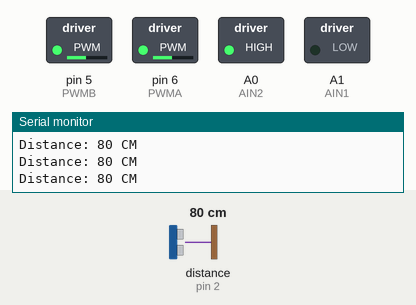
A sketch run on a simulated Arduino Uno, built with avr-gcc and run on an emulated ATmega328P. On the bench: switched loads named in the sketch (green lamp = pin HIGH), the last lines printed to the serial monitor. Wiring (inferred from the names in the program): ultrasonic range finder: trigger pin 3; echo pin 2. Dashed ring = blinking. Inputs (shaded band) come from the test bench; at power-on: distance to the obstacle (sensor on pin 2) 80 cm. The echo pulse lasts 58.3 µs per cm; pins used as bus, display or sensor lines are not drawn.

Above: at 1.2 s.
1.3 s: distance to the obstacle (sensor on pin 2) set to 2 cm
At 2.6 s:
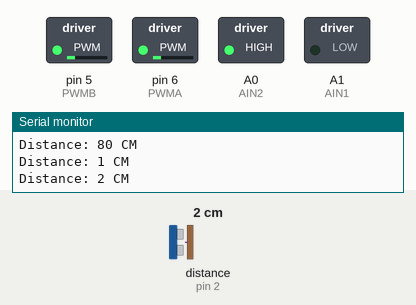
4.3 s: distance to the obstacle (sensor on pin 2) set to 35 cm
At 5.5 s:
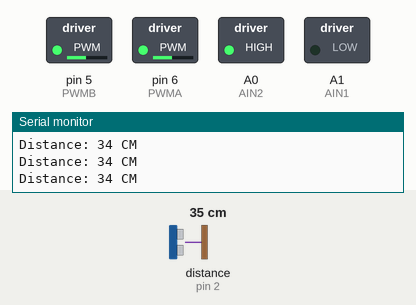
6.0 s: distance to the obstacle (sensor on pin 2) set to 4 cm
At 6.4 s:
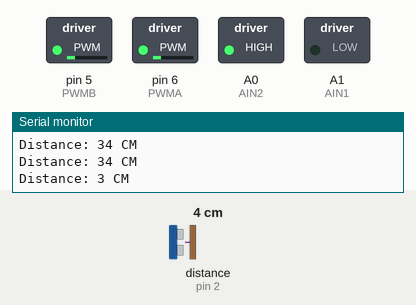
9.0 s: distance to the obstacle (sensor on pin 2) set to 60 cm
At 9.7 s:
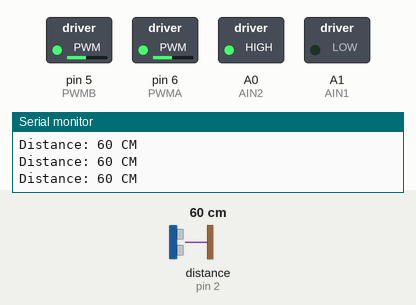
Timing chart, 0 to 11.5 s (numbered marks = the images above; inputs shaded):
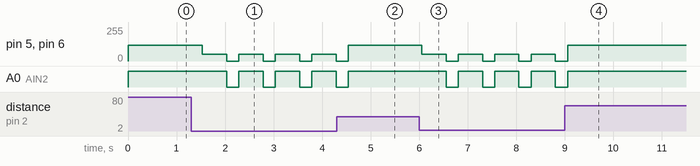

The sketch:

11_Ultrasonic_Obstacle_Avoidance.ino
```cpp
#define PWMA 6   //Left Motor Speed pin (ENA)
#define AIN2 A0  //Motor-L forward (IN2).
#define AIN1 A1  //Motor-L backward (IN1)
#define PWMB 5   //Right Motor Speed pin (ENB)
#define BIN1 A2  //Motor-R forward (IN3)
#define BIN2 A3  //Motor-R backward (IN4)
#define ECHO 2
#define TRIG 3

int distance = 0;
int speed = 120;

void setup() {
  Serial.begin(115200);
  Serial.println("Ultrasonic Obstacle Avoidance");
  pinMode(ECHO, INPUT);   // Define the ultrasonic echo input pin
  pinMode(TRIG, OUTPUT);  // Define the ultrasonic trigger input pin
  pinMode(PWMA, OUTPUT);
  pinMode(AIN2, OUTPUT);
  pinMode(AIN1, OUTPUT);
  pinMode(PWMB, OUTPUT);
  pinMode(AIN1, OUTPUT);
  pinMode(AIN2, OUTPUT);
  analogWrite(PWMA, speed);
  analogWrite(PWMB, speed);
  stop();
}

void loop() {
  distance = distance_measure();                            //display distance
  Serial.println("Distance: " + String(distance) + " CM");  //print distance
  if (distance < 25)                                        //Ultrasonic range ranging 2cm to 400cm
  {
    right();
    //left();
    delay(500);
    stop();
  } else {
    forward();
  }
  delay(250);
}

// Measure the Distance
int distance_measure() {

  digitalWrite(TRIG, LOW);  // set trig pin low 2μs
  delayMicroseconds(2);
  digitalWrite(TRIG, HIGH);  // set trig pin 10μs , at last 10us
  delayMicroseconds(10);
  digitalWrite(TRIG, LOW);                // set trig pin low
  float fDistance = pulseIn(ECHO, HIGH);  // Read echo pin high level time(us)
  fDistance = fDistance / 58;             //Y m=（X s*344）/2
  // X s=（ 2*Y m）/344 ==》X s=0.0058*Y m ==》cm = us /58
  return (int)fDistance;
}

void forward() {
  analogWrite(PWMA, speed);
  analogWrite(PWMB, speed);
  digitalWrite(AIN1, LOW);
  digitalWrite(AIN2, HIGH);
  digitalWrite(BIN1, LOW);
  digitalWrite(BIN2, HIGH);
}

void backward() {
  analogWrite(PWMA, speed);
  analogWrite(PWMB, speed);
  digitalWrite(AIN1, HIGH);
  digitalWrite(AIN2, LOW);
  digitalWrite(BIN1, HIGH);
  digitalWrite(BIN2, LOW);
}

void right() {
  analogWrite(PWMA, 50);
  analogWrite(PWMB, 50);
  digitalWrite(AIN1, LOW);
  digitalWrite(AIN2, HIGH);
  digitalWrite(BIN1, HIGH);
  digitalWrite(BIN2, LOW);
}

void left() {
  analogWrite(PWMA, 50);
  analogWrite(PWMB, 50);
  digitalWrite(AIN1, HIGH);
  digitalWrite(AIN2, LOW);
  digitalWrite(BIN1, LOW);
  digitalWrite(BIN2, HIGH);
}

void stop() {
  analogWrite(PWMA, 0);
  analogWrite(PWMB, 0);
  digitalWrite(AIN1, LOW);
  digitalWrite(AIN2, LOW);
  digitalWrite(BIN1, LOW);
  digitalWrite(BIN2, LOW);
}
```

Measured:
- after the input at 1.3 s, pin 5 (PWMB), pin 6 (PWMA): alternates 50/255 for 0.50 s and 0/255 for 0.25 s, starting after 0.23 s; A0 (AIN2): alternates HIGH for 0.50 s and LOW for 0.25 s, starting after 0.73 s
- after the input at 4.3 s, A0 (AIN2): goes on until 4.5 s, then stays HIGH
- after the input at 6.0 s, pin 5 (PWMB), pin 6 (PWMA): alternates 50/255 for 0.50 s and 0/255 for 0.25 s, starting after 0.06 s; A0 (AIN2): alternates HIGH for 0.50 s and LOW for 0.25 s, starting after 0.56 s
- after the input at 9.0 s, A0 (AIN2): goes on until 9.1 s, then stays HIGH
